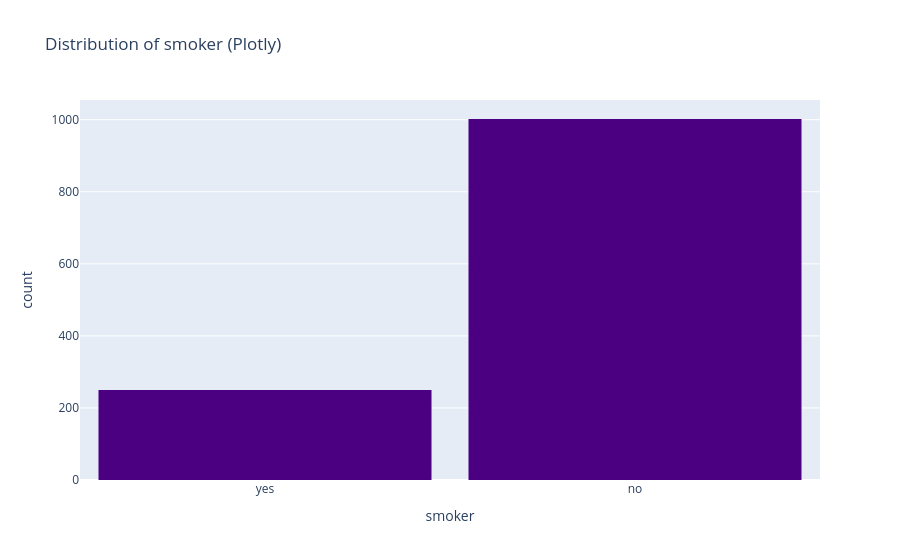

This figure's notebook cell:
### Code cell
fig = px.histogram(df, x='smoker', nbins=50, title='Distribution of smoker (Plotly)',
                   color_discrete_sequence=['indigo'])
fig.update_layout(bargap=0.1)
fig.show()

### Figure 1 — Plotly figure (JSON) as saved in the notebook; plotly's stock layout.template omitted (floating-point values rounded to 4 significant figures; data arrays with more than 128 entries replaced by an {"elided": "..."} marker saying what was removed)
{"data": [{"bingroup": "x", "hovertemplate": "smoker=%{x}<br>count=%{y}<extra></extra>", "legendgroup": "", "marker": {"color": "indigo", "pattern": {"shape": ""}}, "name": "", "nbinsx": 50, "orientation": "v", "showlegend": false, "type": "histogram", "x": {"elided": "1252 str values"}, "xaxis": "x", "yaxis": "y"}], "layout": {"bargap": 0.1, "barmode": "relative", "legend": {"tracegroupgap": 0}, "title": {"text": "Distribution of smoker (Plotly)"}, "xaxis": {"anchor": "y", "domain": [0, 1], "title": {"text": "smoker"}}, "yaxis": {"anchor": "x", "domain": [0, 1], "title": {"text": "count"}}}}
